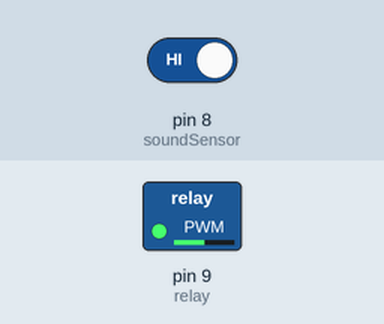
This sketch was run on a simulated Arduino Uno, built with avr-gcc and run on an emulated ATmega328P. Shown: switched loads named in the sketch (green lamp = pin HIGH). Inputs (shaded band) come from the test bench; at power-on: pin 8 (soundSensor) HIGH.

Above: at 1.2 s.
1.3 s: pin 8 (soundSensor) driven LOW
At 1.89 s:
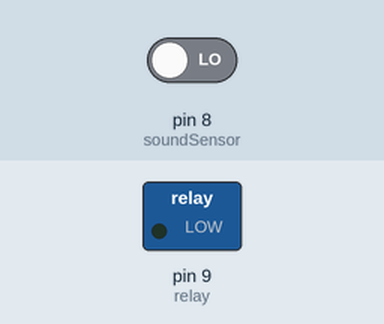
At 2.29 s:
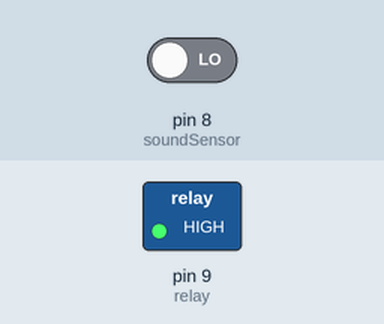
4.3 s: pin 8 (soundSensor) driven HIGH
Timing chart, 0 to 7.3 s (numbered marks = the images above; inputs shaded):
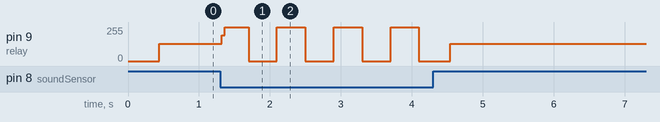

Measured:
- after the input at 1.3 s, pin 9 (relay): 128/255 → 193/255 at once, then repeats every 0.74 s: 255/255 0.34 s, 0/255 0.40 s

The sketch:

acender_lampada_com_palmas.ino
```cpp
int soundSensor = 8;            // pino 8 sensor de som
int relay = 9;                 //pino 9 modolo relé
int claps = 0;                  // contagem de palmas
long detectionSpanInitial = 0;
long detectionSpan = 0;
boolean lightState = false;

void setup() {
pinMode(soundSensor, INPUT);   //pino 8 entrada
pinMode(relay, OUTPUT);        //pino 9 saida
}

void loop() {

int sensorState = digitalRead(soundSensor);    //ler o sinal do sensor de som

if (sensorState == 0)
{
if (claps == 0)
{
detectionSpanInitial = detectionSpan = millis();
claps++;
}
else if (claps > 0 && millis()-detectionSpan >= 50)
{
detectionSpan = millis();
claps++;
}
}

if (millis()-detectionSpanInitial >= 400)
{
if (claps = 2)
{
if (!lightState)
{
lightState = true;
digitalWrite(relay, HIGH);    // ligar relé
}
else if (lightState)
{
lightState = false;
digitalWrite(relay, LOW);        // desligar relé
}
}
claps = 0;
}
}
```
